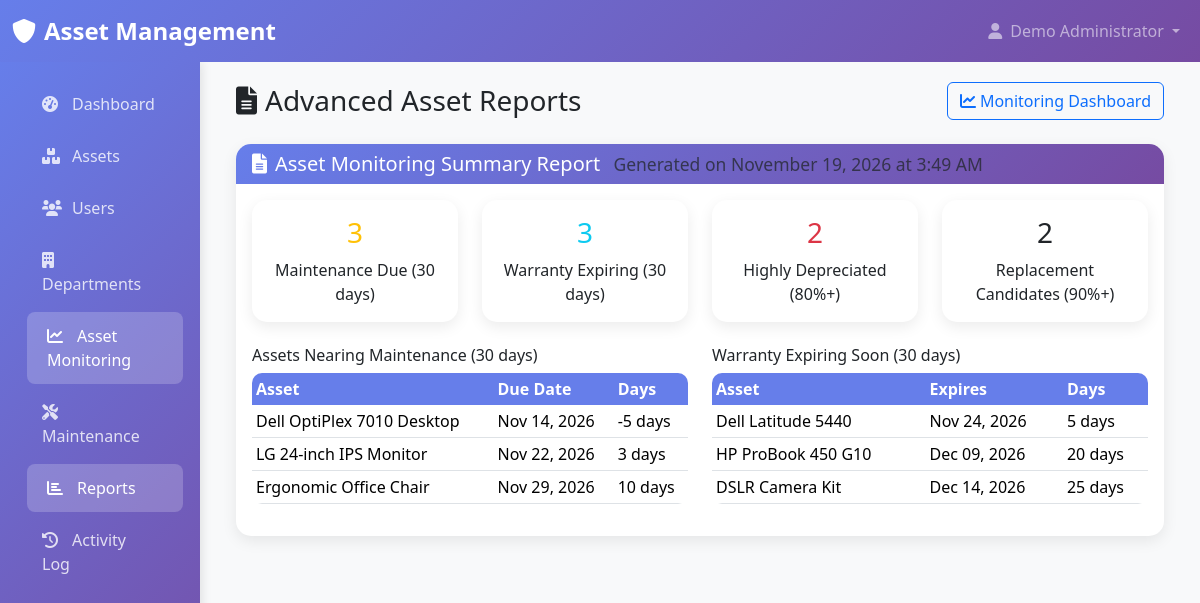
The page /reports/advanced_reports.php?report=monitoring_summary (signed in) on the database its author committed.
### tables this page shows
CREATE TABLE `maintenance` (
  `maintenance_id` int(11) NOT NULL,
  `asset_id` int(11) NOT NULL,
  `maintenance_date` date NOT NULL,
  `next_due_date` date NOT NULL,
  `details` text NOT NULL,
  `status` enum('Pending','Completed') DEFAULT 'Pending',
  `cost` decimal(15,2) DEFAULT 0.00,
  `created_at` timestamp NOT NULL DEFAULT current_timestamp(),
  `updated_at` timestamp NOT NULL DEFAULT current_timestamp() ON UPDATE current_timestamp()
);

CREATE TABLE `assets` (
  `asset_id` int(11) NOT NULL,
  `asset_name` varchar(255) NOT NULL,
  `description` text DEFAULT NULL,
  `control_number` varchar(100) NOT NULL,
  `purchase_date` date NOT NULL,
  `cost` decimal(15,2) NOT NULL,
  `current_value` decimal(15,2) DEFAULT NULL,
  `lifetime_years` int(11) NOT NULL,
  `depreciation_method` enum('straight-line','declining-balance') DEFAULT 'straight-line',
  `status` enum('Active','Depreciated','Disposed','Under Maintenance') DEFAULT 'Active',
  `assigned_to_name` varchar(255) DEFAULT NULL,
  `assigned_to_email` varchar(255) DEFAULT NULL,
  `assigned_to_contact` varchar(50) DEFAULT NULL,
  `department_id` int(11) DEFAULT NULL,
  `asset_location` varchar(255) DEFAULT NULL,
  `location` varchar(255) DEFAULT NULL,
  `insurance_type` varchar(255) DEFAULT NULL,
  `insurance_provider` varchar(255) DEFAULT NULL,
  `insurance_start` date DEFAULT NULL,
  `insurance_end` date DEFAULT NULL,
  `insurance_details` text DEFAULT NULL,
  `created_at` timestamp NOT NULL DEFAULT current_timestamp(),
  `updated_at` timestamp NOT NULL DEFAULT current_timestamp() ON UPDATE current_timestamp()
);

### config/monitoring_functions.php (called while the page is built, shortened)
<?php
function getAssetsNearingMaintenance($pdo, $days = 30) {
    $stmt = $pdo->prepare("
        SELECT a.asset_id, a.asset_name, a.control_number, a.assigned_to_name,
               d.department_name, m.next_due_date, m.details, m.status,
               DATEDIFF(m.next_due_date, CURDATE()) as days_until_due
        FROM maintenance m
        JOIN assets a ON m.asset_id = a.asset_id
        LEFT JOIN departments d ON a.department_id = d.department_id
        WHERE m.status = 'Pending'
        AND m.next_due_date <= DATE_ADD(CURDATE(), INTERVAL ? DAY)
        ORDER BY m.next_due_date ASC
    ");
    $stmt->execute([$days]);
    return $stmt->fetchAll();
}
function getAssetsWithinWarranty($pdo, $days = 30) {
    $stmt = $pdo->prepare("
        SELECT a.asset_id, a.asset_name, a.control_number, a.assigned_to_name,
               d.department_name, a.insurance_end, a.insurance_provider,
               DATEDIFF(a.insurance_end, CURDATE()) as days_until_expires
        FROM assets a
        LEFT JOIN departments d ON a.department_id = d.department_id
        WHERE a.insurance_end IS NOT NULL
        AND a.insurance_end >= CURDATE()
        AND a.insurance_end <= DATE_ADD(CURDATE(), INTERVAL ? DAY)
        ORDER BY a.insurance_end ASC
    ");
    $stmt->execute([$days]);
    return $stmt->fetchAll();
}
function getDepreciatedAssets($pdo, $threshold = 0.8, $max_threshold = 0.9) {
    $stmt = $pdo->prepare("
        SELECT a.asset_id, a.asset_name, a.control_number, a.cost, a.current_value,
               a.lifetime_years, a.depreciation_method, a.assigned_to_name,
               d.department_name, a.purchase_date,
               ROUND(((a.cost - a.current_value) / a.cost) * 100, 2) as depreciation_percentage,
               DATEDIFF(CURDATE(), a.purchase_date) as days_since_purchase
        FROM assets a
        LEFT JOIN departments d ON a.department_id = d.department_id
        WHERE a.status = 'Active'
        AND ((a.cost - a.current_value) / a.cost) >= ?
        AND ((a.cost - a.current_value) / a.cost) < ?
        ORDER BY depreciation_percentage DESC
    ");
    $stmt->execute([$threshold, $max_threshold]);
    return $stmt->fetchAll();
}
function getReplacementCandidates($pdo, $threshold = 0.9) {
    $stmt = $pdo->prepare("
        SELECT a.asset_id, a.asset_name, a.control_number, a.cost, a.current_value,
               a.lifetime_years, a.assigned_to_name, d.department_name, a.status,
               ROUND(((a.cost - a.current_value) / a.cost) * 100, 2) as depreciation_percentage,
               DATEDIFF(CURDATE(), a.purchase_date) as days_since_purchase,
               (a.cost - a.current_value) as total_depreciation
        FROM assets a
        LEFT JOIN departments d ON a.department_id = d.department_id
        WHERE (
            (a.status = 'Active' AND ((a.cost - a.current_value) / a.cost) >= ?)
            OR a.status = 'Depreciated'
        )
        ORDER BY depreciation_percentage DESC, a.status DESC
    ");
    $stmt->execute([$threshold]);
    return $stmt->fetchAll();
}
function getMonitoringSummary($pdo) {
    $summary = [];
    $stmt = $pdo->query("
        SELECT COUNT(*) as count
        FROM maintenance
        WHERE status = 'Pending'
        AND next_due_date <= DATE_ADD(CURDATE(), INTERVAL 30 DAY)
    ");
    $summary['maintenance_due_30'] = $stmt->fetch()['count'];
    $stmt = $pdo->query("
        SELECT COUNT(*) as count
        FROM assets
        WHERE insurance_end IS NOT NULL
        AND insurance_end >= CURDATE()
        AND insurance_end <= DATE_ADD(CURDATE(), INTERVAL 30 DAY)
    ");
    $summary['warranty_expiring_30'] = $stmt->fetch()['count'];
    $stmt = $pdo->query("
        SELECT COUNT(*) as count
        FROM assets
        WHERE status = 'Active'
        AND ((cost - current_value) / cost) >= 0.8
    ");
    $summary['highly_depreciated'] = $stmt->fetch()['count'];
    $stmt = $pdo->query("
        SELECT COUNT(*) as count
        FROM assets
        WHERE (
            (status = 'Active' AND ((cost - current_value) / cost) >= 0.9)
            OR status = 'Depreciated'
        )
    ");
    $summary['replacement_candidates'] = $stmt->fetch()['count'];
    return $summary;
}
?>

### reports/advanced_reports.php (the view, shortened to what this page needs)
<?php
require_once '../config/monitoring_functions.php';
require_once '../includes/header.php';
$report_data = [];
$report_type = $_GET['report'] ?? '';
$report_title = '';
try {
    $pdo = getDB();
    switch ($report_type) {
        case 'monitoring_summary':
            $summary = getMonitoringSummary($pdo);
            $report_data = [
                'maintenance_due_30' => getAssetsNearingMaintenance($pdo, 30),
                'warranty_expiring_30' => getAssetsWithinWarranty($pdo, 30),
                'depreciated_assets' => getDepreciatedAssets($pdo, 0.8, 0.9),
                'replacement_candidates' => getReplacementCandidates($pdo, 0.9),
                'summary' => $summary
            ];
            $report_title = 'Asset Monitoring Summary Report';
            break;
    }
} catch (PDOException $e) {
    $error = "Database error: " . $e->getMessage();
}
?>
<div class="container-fluid">
    <div class="row">
        <div class="col-12">
            <div class="d-flex justify-content-between align-items-center mb-4">
                <h1 class="h3 mb-0">
                    <i class="fas fa-file-alt me-2"></i>Advanced Asset Reports
                </h1>
                <div class="btn-group">
                    <a href="../monitoring/dashboard.php" class="btn btn-outline-primary">
                        <i class="fas fa-chart-line me-1"></i>Monitoring Dashboard
                    </a>
                </div>
            </div>
        </div>
    </div>
    <?php if (empty($report_type)): ?>
        <div class="row">
            <div class="col-12">
                <div class="card">
                    <div class="card-header">
                        <h5 class="card-title mb-0">Select Report Type</h5>
                    </div>
                    <div class="card-body">
                        <div class="row">
                            <div class="col-md-4 mb-3">
                                <a href="?report=monitoring_summary" class="btn btn-primary w-100 h-100 d-flex flex-column justify-content-center">
                                    <i class="fas fa-chart-line fa-2x mb-2"></i>
                                    <strong>Monitoring Summary</strong>
                                    <small>Complete monitoring overview</small>
                                </a>
                            </div>
                            <div class="col-md-4 mb-3">
                                <a href="?report=maintenance_due" class="btn btn-warning w-100 h-100 d-flex flex-column justify-content-center">
                                    <i class="fas fa-tools fa-2x mb-2"></i>
                                    <strong>Maintenance Due</strong>
                                    <small>Assets needing maintenance</small>
                                </a>
                            </div>
                            <div class="col-md-4 mb-3">
                                <a href="?report=depreciated_assets" class="btn btn-danger w-100 h-100 d-flex flex-column justify-content-center">
                                    <i class="fas fa-chart-line-down fa-2x mb-2"></i>
                                    <strong>Depreciated Assets</strong>
                                    <small>80%+ depreciated assets</small>
                                </a>
                            </div>
                            <div class="col-md-4 mb-3">
                                <a href="?report=replacement_candidates" class="btn btn-dark w-100 h-100 d-flex flex-column justify-content-center">
                                    <i class="fas fa-recycle fa-2x mb-2"></i>
                                    <strong>Replacement Candidates</strong>
                                    <small>90%+ & fully depreciated assets</small>
                                </a>
                            </div>
                            <div class="col-md-4 mb-3">
                                <a href="?report=warranty_status" class="btn btn-info w-100 h-100 d-flex flex-column justify-content-center">
                                    <i class="fas fa-shield-alt fa-2x mb-2"></i>
                                    <strong>Warranty Status</strong>
                                    <small>All warranty information</small>
                                </a>
                            </div>
                            <div class="col-md-4 mb-3">
                                <a href="?report=all_assets_monitoring" class="btn btn-secondary w-100 h-100 d-flex flex-column justify-content-center">
                                    <i class="fas fa-list fa-2x mb-2"></i>
                                    <strong>All Assets</strong>
                                    <small>Complete asset monitoring data</small>
                                </a>
                            </div>
                        </div>
                    </div>
                </div>
            </div>
        </div>
    <?php else: ?>
        <div class="card">
            <div class="card-header">
                <h5 class="card-title mb-0">
                    <i class="fas fa-file-alt me-2"></i><?php echo $report_title; ?>
                    <small class="text-muted ms-2">Generated on <?php echo date('F d, Y \a\t g:i A'); ?></small>
                </h5>
            </div>
            <div class="card-body">
                <?php if ($report_type === 'monitoring_summary'): ?>
                    <div class="row mb-4">
                        <div class="col-md-3">
                            <div class="card border-warning">
                                <div class="card-body text-center">
                                    <h3 class="text-warning"><?php echo $report_data['summary']['maintenance_due_30']; ?></h3>
                                    <p class="mb-0">Maintenance Due (30 days)</p>
                                </div>
                            </div>
                        </div>
                        <div class="col-md-3">
                            <div class="card border-info">
                                <div class="card-body text-center">
                                    <h3 class="text-info"><?php echo $report_data['summary']['warranty_expiring_30']; ?></h3>
                                    <p class="mb-0">Warranty Expiring (30 days)</p>
                                </div>
                            </div>
                        </div>
                        <div class="col-md-3">
                            <div class="card border-danger">
                                <div class="card-body text-center">
                                    <h3 class="text-danger"><?php echo $report_data['summary']['highly_depreciated']; ?></h3>
                                    <p class="mb-0">Highly Depreciated (80%+)</p>
                                </div>
                            </div>
                        </div>
                        <div class="col-md-3">
                            <div class="card border-dark">
                                <div class="card-body text-center">
                                    <h3 class="text-dark"><?php echo $report_data['summary']['replacement_candidates']; ?></h3>
                                    <p class="mb-0">Replacement Candidates (90%+)</p>
                                </div>
                            </div>
                        </div>
                    </div>
                    <div class="row">
                        <div class="col-md-6">
                            <h6>Assets Nearing Maintenance (30 days)</h6>
                            <div class="table-responsive">
                                <table class="table table-sm">
                                    <thead>
                                        <tr>
                                            <th>Asset</th>
                                            <th>Due Date</th>
                                            <th>Days</th>
                                        </tr>
                                    </thead>
                                    <tbody>
                                        <?php foreach ($report_data['maintenance_due_30'] as $asset): ?>
                                            <tr>
                                                <td><?php echo htmlspecialchars($asset['asset_name']); ?></td>
                                                <td><?php echo date('M d, Y', strtotime($asset['next_due_date'])); ?></td>
                                                <td><?php echo $asset['days_until_due']; ?> days</td>
                                            </tr>
                                        <?php endforeach; ?>
                                    </tbody>
                                </table>
                            </div>
                        </div>
                        <div class="col-md-6">
                            <h6>Warranty Expiring Soon (30 days)</h6>
                            <div class="table-responsive">
                                <table class="table table-sm">
                                    <thead>
                                        <tr>
                                            <th>Asset</th>
                                            <th>Expires</th>
                                            <th>Days</th>
                                        </tr>
                                    </thead>
                                    <tbody>
                                        <?php foreach ($report_data['warranty_expiring_30'] as $asset): ?>
                                            <tr>
                                                <td><?php echo htmlspecialchars($asset['asset_name']); ?></td>
                                                <td><?php echo date('M d, Y', strtotime($asset['insurance_end'])); ?></td>
                                                <td><?php echo $asset['days_until_expires']; ?> days</td>
                                            </tr>
                                        <?php endforeach; ?>
                                    </tbody>
                                </table>
                            </div>
                        </div>
                    </div>
                <?php endif; ?>
            </div>
        </div>
    <?php endif; ?>
</div>
<?php require_once '../includes/footer.php'; ?>

### rows shown on the page
maintenance: asset.asset_name "Dell OptiPlex 7010 Desktop", next_due_date "Nov 14, 2026", days_until_due "-5"
maintenance: asset.asset_name "LG 24-inch IPS Monitor", next_due_date "Nov 22, 2026", days_until_due "3"
maintenance: asset.asset_name "Ergonomic Office Chair", next_due_date "Nov 29, 2026", days_until_due "10"
assets: asset_name "Dell Latitude 5440", insurance_end "Nov 24, 2026", days_until_expires "5"
assets: asset_name "HP ProBook 450 G10", insurance_end "Dec 09, 2026", days_until_expires "20"
assets: asset_name "DSLR Camera Kit", insurance_end "Dec 14, 2026", days_until_expires "25"

### other values the page prints
$_SESSION['full_name'] "Demo Administrator"
$report_title "Asset Monitoring Summary Report"
$report_data['summary']['maintenance_due_30'] "3"
$report_data['summary']['warranty_expiring_30'] "3"
$report_data['summary']['highly_depreciated'] "2"
$report_data['summary']['replacement_candidates'] "2"
